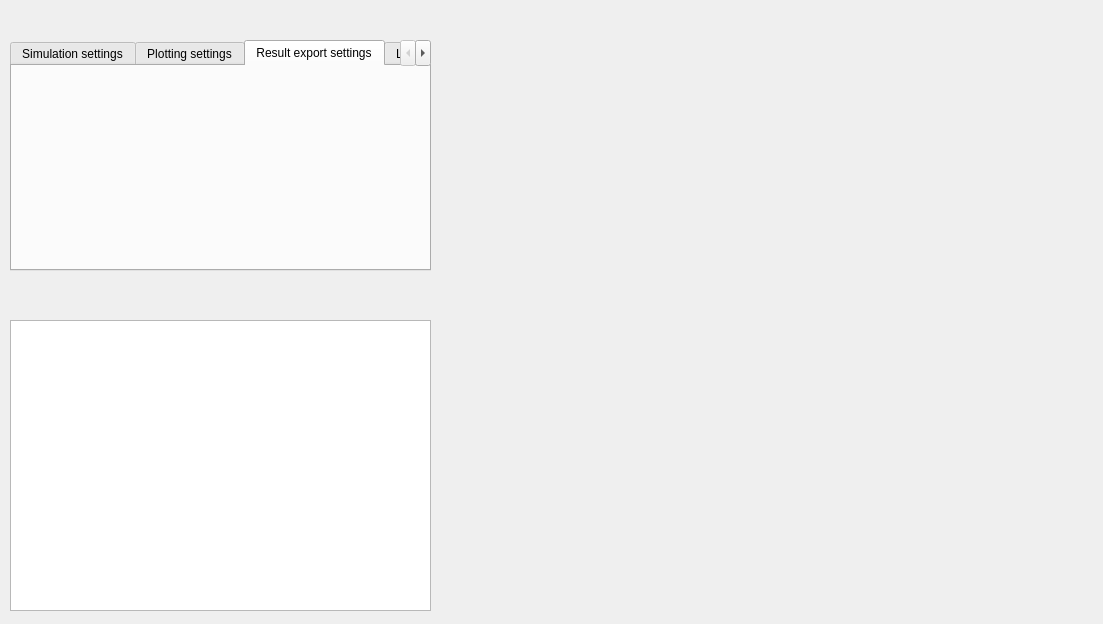
<?xml version="1.0" encoding="UTF-8"?>
<ui version="4.0">
 <class>Dialog</class>
 <widget class="QDialog" name="Dialog">
  <property name="geometry">
   <rect>
    <x>0</x>
    <y>0</y>
    <width>1103</width>
    <height>624</height>
   </rect>
  </property>
  <property name="windowTitle">
   <string>Dialog</string>
  </property>
  <widget class="QTabWidget" name="tabWidget">
   <property name="geometry">
    <rect>
     <x>10</x>
     <y>40</y>
     <width>421</width>
     <height>231</height>
    </rect>
   </property>
   <property name="currentIndex">
    <number>2</number>
   </property>
   <widget class="QWidget" name="tab">
    <attribute name="title">
     <string>Simulation settings</string>
    </attribute>
    <widget class="QTreeWidget" name="treeWidget">
     <property name="geometry">
      <rect>
       <x>235</x>
       <y>31</y>
       <width>171</width>
       <height>171</height>
      </rect>
     </property>
     <column>
      <property name="text">
       <string notr="true">1</string>
      </property>
     </column>
    </widget>
   </widget>
   <widget class="QWidget" name="tab_2">
    <attribute name="title">
     <string>Plotting settings</string>
    </attribute>
    <widget class="QCheckBox" name="checkBox">
     <property name="geometry">
      <rect>
       <x>20</x>
       <y>20</y>
       <width>121</width>
       <height>16</height>
      </rect>
     </property>
     <property name="text">
      <string>Network layout plot</string>
     </property>
    </widget>
    <widget class="QCheckBox" name="checkBox_2">
     <property name="geometry">
      <rect>
       <x>20</x>
       <y>50</y>
       <width>121</width>
       <height>16</height>
      </rect>
     </property>
     <property name="text">
      <string>Time series plot</string>
     </property>
    </widget>
    <widget class="QCheckBox" name="checkBox_3">
     <property name="geometry">
      <rect>
       <x>20</x>
       <y>80</y>
       <width>161</width>
       <height>16</height>
      </rect>
     </property>
     <property name="text">
      <string>GIS overlay plot</string>
     </property>
    </widget>
    <widget class="QCheckBox" name="checkBox_4">
     <property name="geometry">
      <rect>
       <x>20</x>
       <y>110</y>
       <width>141</width>
       <height>16</height>
      </rect>
     </property>
     <property name="text">
      <string>XY plot</string>
     </property>
    </widget>
    <widget class="QCheckBox" name="checkBox_5">
     <property name="geometry">
      <rect>
       <x>20</x>
       <y>140</y>
       <width>141</width>
       <height>16</height>
      </rect>
     </property>
     <property name="text">
      <string>Voltage / distance plot</string>
     </property>
    </widget>
    <widget class="QCheckBox" name="checkBox_6">
     <property name="geometry">
      <rect>
       <x>20</x>
       <y>170</y>
       <width>151</width>
       <height>16</height>
      </rect>
     </property>
     <property name="text">
      <string>Histogram plot</string>
     </property>
    </widget>
   </widget>
   <widget class="QWidget" name="tab_3">
    <attribute name="title">
     <string>Result export settings</string>
    </attribute>
   </widget>
   <widget class="QWidget" name="tab_4">
    <attribute name="title">
     <string>Logger settings</string>
    </attribute>
   </widget>
  </widget>
  <widget class="QTextBrowser" name="textBrowser">
   <property name="geometry">
    <rect>
     <x>10</x>
     <y>320</y>
     <width>421</width>
     <height>291</height>
    </rect>
   </property>
  </widget>
 </widget>
 <resources/>
 <connections/>
</ui>
